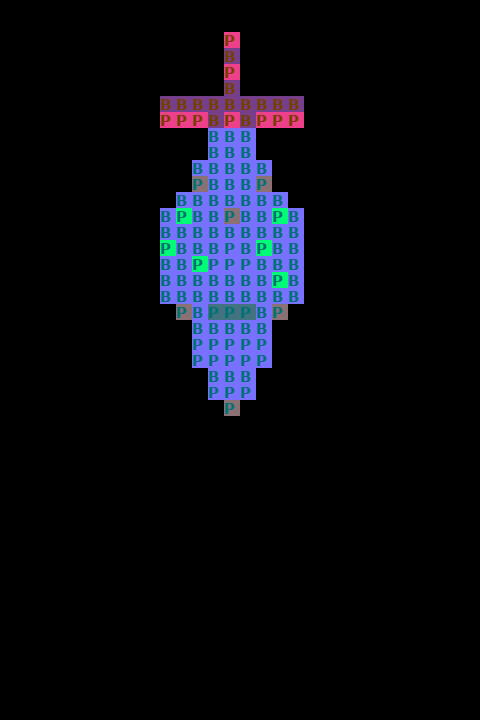

This is a level from a 2D game, rendered from its Tiled map with the project's own tilesets. A one-line summary and the map file follow, with tile-layer data summarised:
An orthogonal 30x45 tile map with 16x16 px tiles, 3 tile layers (block_behaviors, power_ups, blocks), 4 tilesets.

<map version="1.0" tiledversion="1.1.4" orientation="orthogonal" renderorder="right-down" width="30" height="45" tilewidth="16" tileheight="16" infinite="0" nextobjectid="1">
 <tileset firstgid="1" source="block_images.tsx" />
 <tileset firstgid="1351" source="block_behaviors.tsx" />
 <tileset firstgid="2701" source="power_up_behaviors.tsx" />
 <tileset firstgid="4051" source="tile_template.tsx" />
 <layer name="block_behaviors" width="30" height="45">
  <data>[1350 cells, 128 non-empty, 2 distinct tile ids]</data>
 </layer>
 <layer name="power_ups" width="30" height="45">
  <data>[1350 cells, 41 non-empty, 4 distinct tile ids]</data>
 </layer>
 <layer name="blocks" width="30" height="45" opacity="0.46">
  <data>[1350 cells, 128 non-empty, 2 distinct tile ids]</data>
 </layer>
</map>